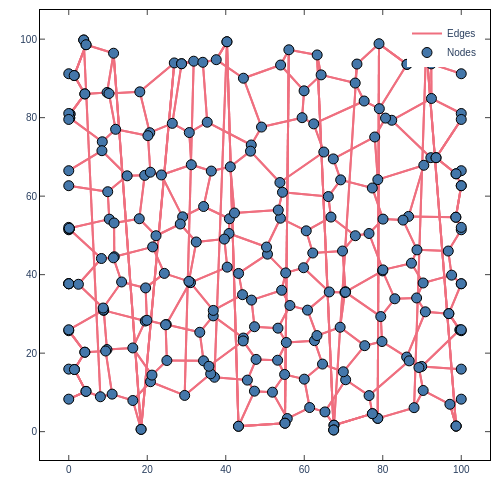

Here is the notebook cell this chart was saved with:
### Markdown cell above
We can visualize the obtained graphs.

```{note}
We use an interactive visualization for pedagogical purpose. Interactive visualization may require significant resources when working with large graphs. Note that the `plot_graph()` method is available in Graphorge for fast, static plots.
```

### Code cell
graph_data = process_porous_network(data[400])
figure = plot_interactive_graph(graph_data)
figure.update_layout(
    legend=dict(
        yanchor="top",
        y=0.98,
        xanchor="right",
        x=0.98,
        title_text=None,
        traceorder="normal",
    ),
)
figure.show(renderer=plotly_renderer)

### Figure 1 — Plotly figure (JSON) as saved in the notebook; plotly's stock layout.template omitted (floating-point values rounded to 4 significant figures; data arrays with more than 128 entries replaced by an {"elided": "..."} marker saying what was removed)
{"data": [{"hoverinfo": "none", "line": {"color": "#ef6f7f", "width": 2}, "mode": "lines", "name": "Edges", "type": "scatter", "x": {"elided": "2094 float values"}, "y": {"elided": "2094 float values"}}, {"customdata": {"elided": "698x1 float values"}, "hovertemplate": "<br>channel_width: %{customdata[0]:.2f}<extra></extra>", "line": {"color": "#ef6f7f"}, "marker": {"color": "#ef6f7f", "size": 1e-09}, "mode": "markers", "showlegend": false, "type": "scatter", "x": {"elided": "698 float values"}, "y": {"elided": "698 float values"}}, {"customdata": {"elided": "256x2 float values"}, "hovertemplate": "%{text}<br>x: %{x:.2f}<br>y: %{y:.2f}<extra></extra>", "marker": {"color": "#4477aa", "line": {"color": "black", "width": 1}, "size": 10}, "mode": "markers", "name": "Nodes", "text": {"elided": "256 str values"}, "type": "scatter", "x": {"elided": "256 float values"}, "y": {"elided": "256 float values"}}], "layout": {"colorway": ["#4477aa", "#ef6f7f", "#288b39", "#288b39", "#aa3377", "#000000"], "font": {"family": "Arial", "size": 10}, "height": 500, "legend": {"traceorder": "normal", "x": 0.98, "xanchor": "right", "y": 0.98, "yanchor": "top"}, "margin": {"b": 40, "l": 40, "r": 10, "t": 10}, "width": 500, "xaxis": {"linecolor": "black", "mirror": "allticks", "showgrid": false, "showline": true, "ticks": "inside", "title": {"standoff": 3}, "zeroline": false}, "yaxis": {"automargin": true, "linecolor": "black", "mirror": "allticks", "scaleanchor": "x", "scaleratio": 1, "showgrid": false, "showline": true, "ticks": "inside", "title": {"standoff": 3}, "zeroline": false}}}
